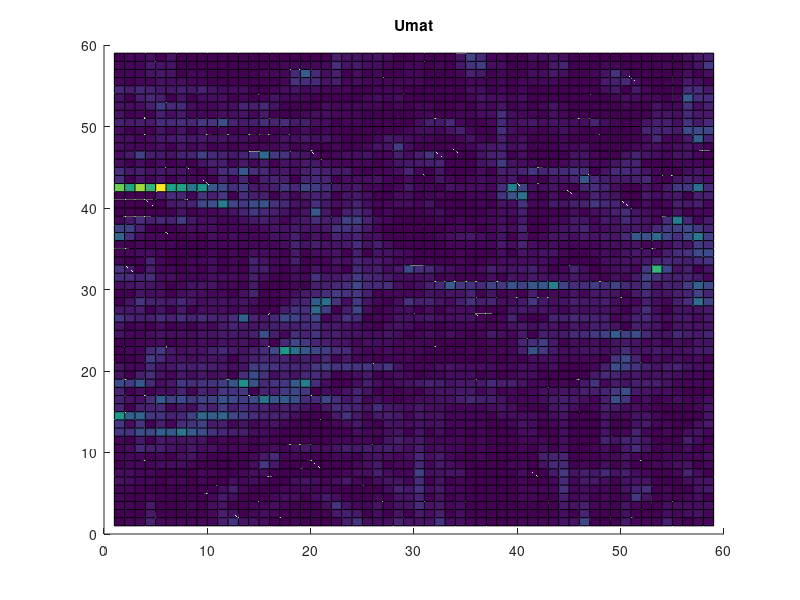
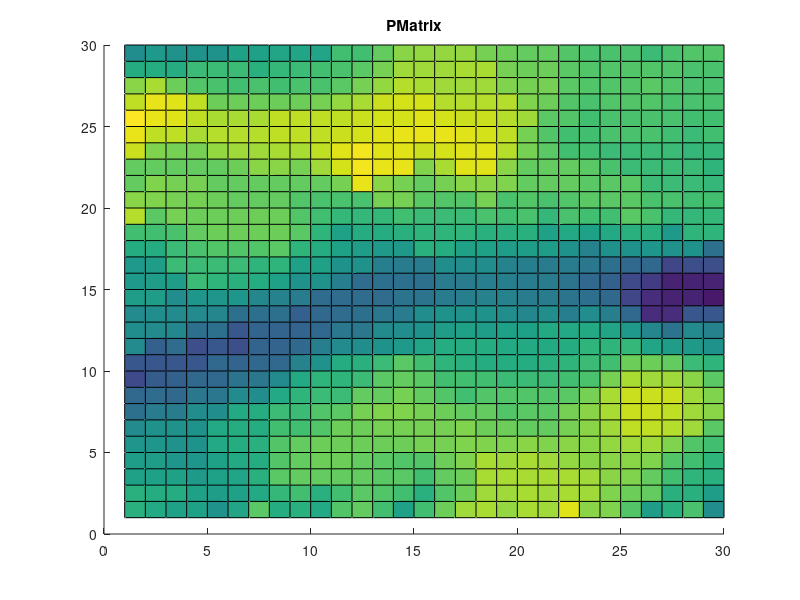
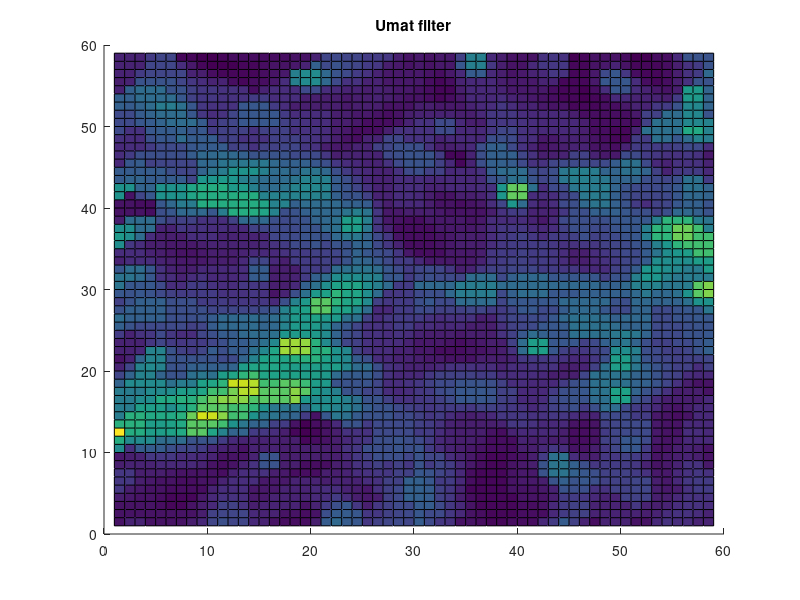
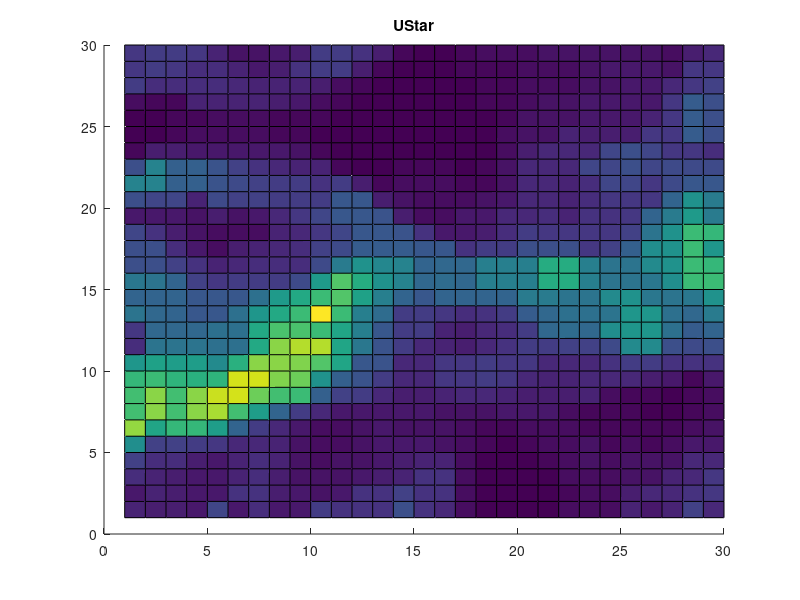

These figures' MATLAB source, in order:
load('umat.csv');
load('watershed.csv');
load('watershed_filter.csv');
load('umatfilter.csv');
load('pmatrix.csv');
load('codebook.csv');
load('ustar.csv');
load('data.csv');
load('codebook_init.csv');
load('umultsch.csv');
load('ustarw.csv');
load('immersion.csv');
load('simulation.csv');

figure;surface(umat);
title('Umat');
figure;surface(pmatrix);
title('PMatrix');
%figure;imagesc(watershed);
%title('Watershed');
%figure;imagesc(watershed_filter);
%title('Watershed filter');
figure;surface(umatfilter);
title('Umat filter');
figure;surface(ustar);
title('UStar');
figure;surface(umultsch);
title('UMatrix Ultsch');
figure;surface(ustarw);
title('UStar Watershed');
figure;surface(immersion);
title('Immersion');

figure;plot(data(:,1), data(:,2), '*b');
hold on;
plot(codebook_init(:,1), codebook_init(:,2), '*r');
title('Codebook Initial vs Input');

figure;plot(data(:,1), data(:,2), '*b');
hold on;
plot(codebook(:,1), codebook(:,2),'*r');
title('Codebook vs Input');

figure;gscatter(data(:,1), data(:,2), simulation);

% 
% figure;plot3(data(:,1), data(:,2), data(:,3), '*b');
% hold on;
% plot3(codebook(:,1), codebook(:,2), codebook(:,3), '*r');
% title('Codebook vs Input');
